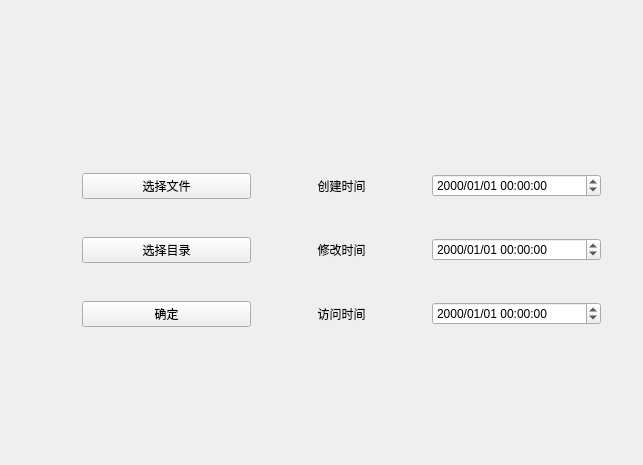
<?xml version="1.0" encoding="UTF-8"?>
<ui version="4.0">
 <class>Widget</class>
 <widget class="QWidget" name="Widget">
  <property name="geometry">
   <rect>
    <x>0</x>
    <y>0</y>
    <width>643</width>
    <height>465</height>
   </rect>
  </property>
  <property name="windowTitle">
   <string>Widget</string>
  </property>
  <widget class="QLabel" name="file_label">
   <property name="geometry">
    <rect>
     <x>70</x>
     <y>90</y>
     <width>541</width>
     <height>20</height>
    </rect>
   </property>
   <property name="text">
    <string/>
   </property>
   <property name="alignment">
    <set>Qt::AlignCenter</set>
   </property>
  </widget>
  <widget class="QWidget" name="">
   <property name="geometry">
    <rect>
     <x>71</x>
     <y>130</y>
     <width>541</width>
     <height>241</height>
    </rect>
   </property>
   <layout class="QGridLayout" name="gridLayout">
    <item row="0" column="0">
     <widget class="QPushButton" name="file_btn">
      <property name="text">
       <string>选择文件</string>
      </property>
     </widget>
    </item>
    <item row="0" column="1">
     <widget class="QLabel" name="label">
      <property name="text">
       <string>创建时间</string>
      </property>
      <property name="alignment">
       <set>Qt::AlignCenter</set>
      </property>
     </widget>
    </item>
    <item row="0" column="2">
     <widget class="QDateTimeEdit" name="creation_time">
      <property name="displayFormat">
       <string>yyyy/MM/dd HH:mm:ss</string>
      </property>
     </widget>
    </item>
    <item row="1" column="0">
     <widget class="QPushButton" name="directory_btn">
      <property name="text">
       <string>选择目录</string>
      </property>
     </widget>
    </item>
    <item row="1" column="2">
     <widget class="QDateTimeEdit" name="last_write_time">
      <property name="displayFormat">
       <string>yyyy/MM/dd HH:mm:ss</string>
      </property>
     </widget>
    </item>
    <item row="2" column="0">
     <widget class="QPushButton" name="ok_btn">
      <property name="text">
       <string>确定</string>
      </property>
     </widget>
    </item>
    <item row="2" column="1">
     <widget class="QLabel" name="label_3">
      <property name="text">
       <string>访问时间</string>
      </property>
      <property name="alignment">
       <set>Qt::AlignCenter</set>
      </property>
     </widget>
    </item>
    <item row="2" column="2">
     <widget class="QDateTimeEdit" name="last_access_time">
      <property name="displayFormat">
       <string>yyyy/MM/dd HH:mm:ss</string>
      </property>
     </widget>
    </item>
    <item row="1" column="1">
     <widget class="QLabel" name="label_2">
      <property name="text">
       <string>修改时间</string>
      </property>
      <property name="alignment">
       <set>Qt::AlignCenter</set>
      </property>
     </widget>
    </item>
   </layout>
  </widget>
 </widget>
 <layoutdefault spacing="6" margin="11"/>
 <resources/>
 <connections/>
</ui>
